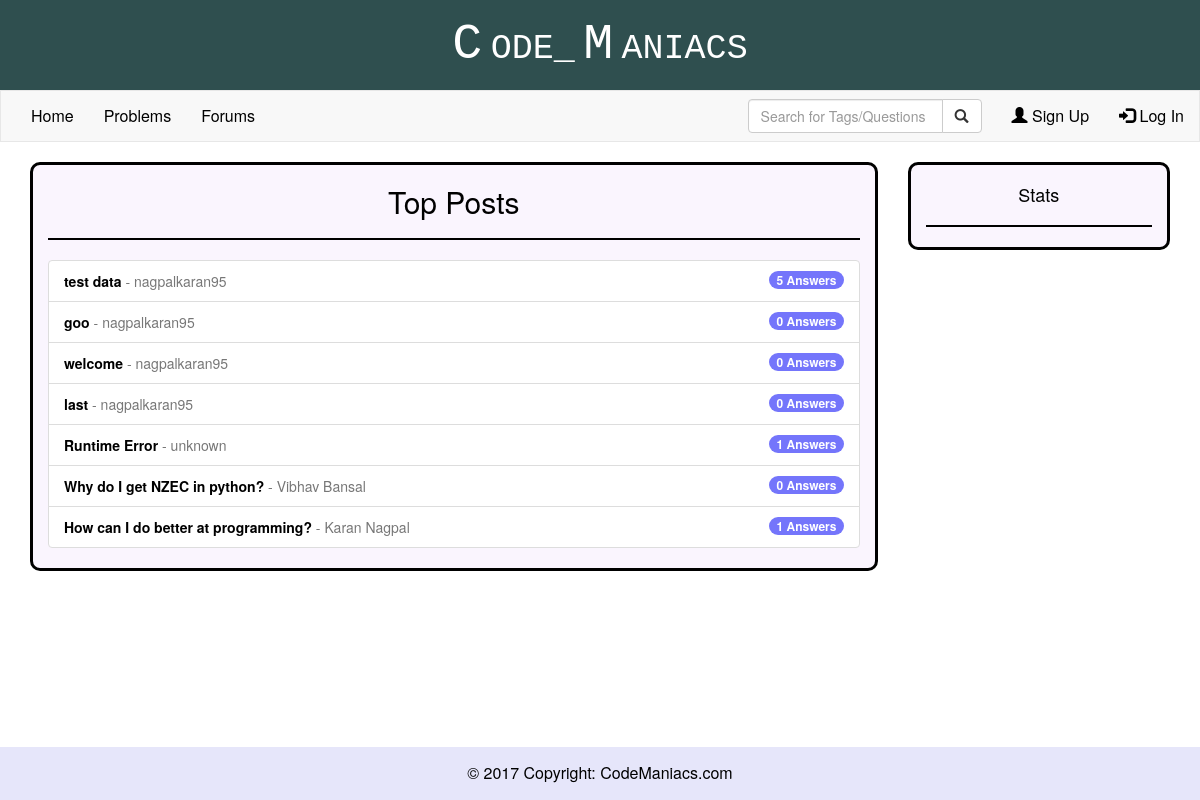
The page / on the database its author committed.
### forums/models.py (models this page shows, shortened)
class Forum(models.Model):
    question = models.CharField(max_length = 200)
    description  = models.CharField(max_length = 1000, default = "")
    tags = models.CharField(max_length = 100, default = "")
    author = models.CharField(max_length = 200)
    dateCreated = models.DateTimeField(default = datetime.now)
    rating = models.IntegerField(default = 0)
    solved = models.IntegerField(default = 0)

### codeManiacs/views.py (the view)
# urls.py: url(r'^$', codeManiacs_views.index),
def index(request):
    auth = request.user.is_authenticated()
    user = None
    if auth:
        user = User.objects.get(username = request.user.username)
    posts = Forum.objects.all().order_by('-dateCreated')
    return render(request, 'index.html', {'user': user,'posts': posts})

### templates/index.html (shortened to what this page needs)
{% extends "base.html" %}
{% block content %}
    <div class="container" style="margin-bottom:200px">
            <div class="row">
                <div class="col-sm-9">
                    <div class="col-sm-12 rounded" style="background-color: rgb(250, 245, 254); border: 3px solid black;">
                        <h2 class="text-center">Top Posts</h2>
                        <hr>
                        <div class="list-group">
                            {% for post in posts %}
                                <a href="/forums/thread/{{post.id}}/" class="list-group-item">
                                    <span style="color:black">
                                        <strong>{{ post.question }}</strong>
                                    </span>
                                    <span class="text-muted">
                                        - {{ post.author }}
                                    </span>
                                    <span class="badge" style="background-color:rgb(116, 117, 251)">
                                        {{ post.answer_set.count }} Answers
                                    </span>
                                </a>
                            {% endfor %}
                        </div>
                    </div>
                </div>
                <div class="col-sm-3">
                    <div class="col-sm-12 rounded" style="background-color: rgb(250, 245, 254); border: 3px solid black;">
                        <h4 class="text-center" style="padding-top:10px;">Stats</h4>
                        <hr>
                    </div>
                </div>
            </div>
        </div>
{% endblock %}

### templates/index.html (style rules this page uses)
.rounded { border-radius: 10px; background-color: #000; }

### templates/base.html (style rules this page uses)
body { color: black; }
hr { border: 1px solid black !important; }

### rows shown on the page
Forum: question "test data", author "nagpalkaran95", answer_set.count "5"
Forum: question "goo", author "nagpalkaran95", answer_set.count "0"
Forum: question "welcome", author "nagpalkaran95", answer_set.count "0"
Forum: question "last", author "nagpalkaran95", answer_set.count "0"
Forum: question "Runtime Error", author "unknown", answer_set.count "1"
Forum: question "Why do I get NZEC in python?", author "Vibhav Bansal", answer_set.count "0"
Forum: question "How can I do better at programming?", author "Karan Nagpal", answer_set.count "1"
